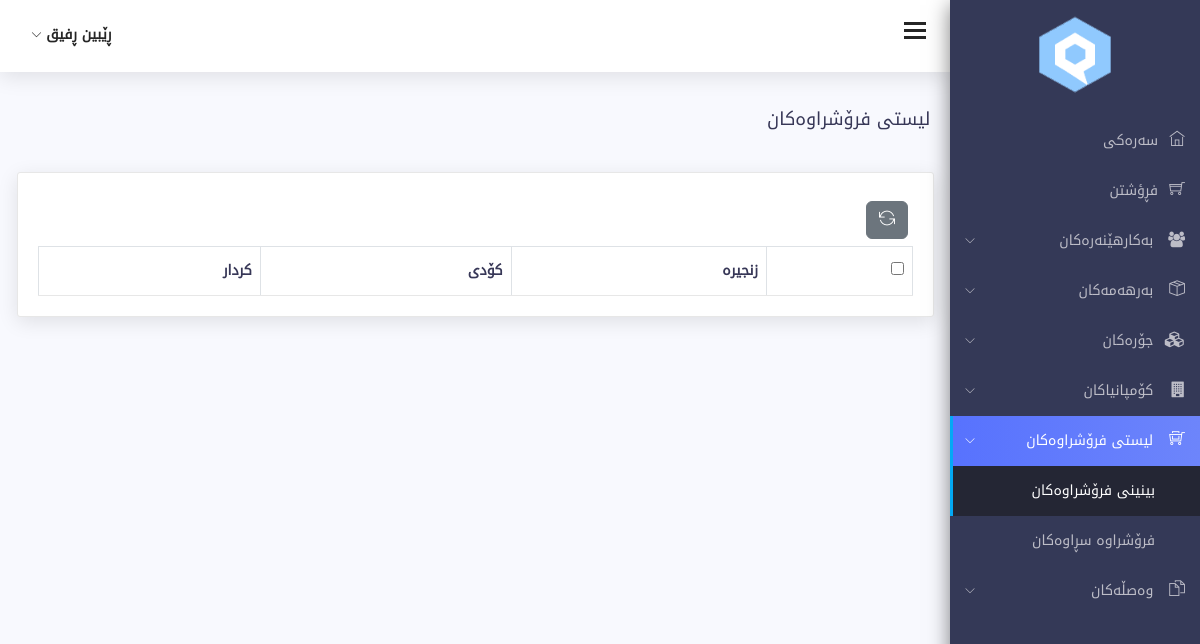
Before: /order_customer.php (signed in) with the older database file.
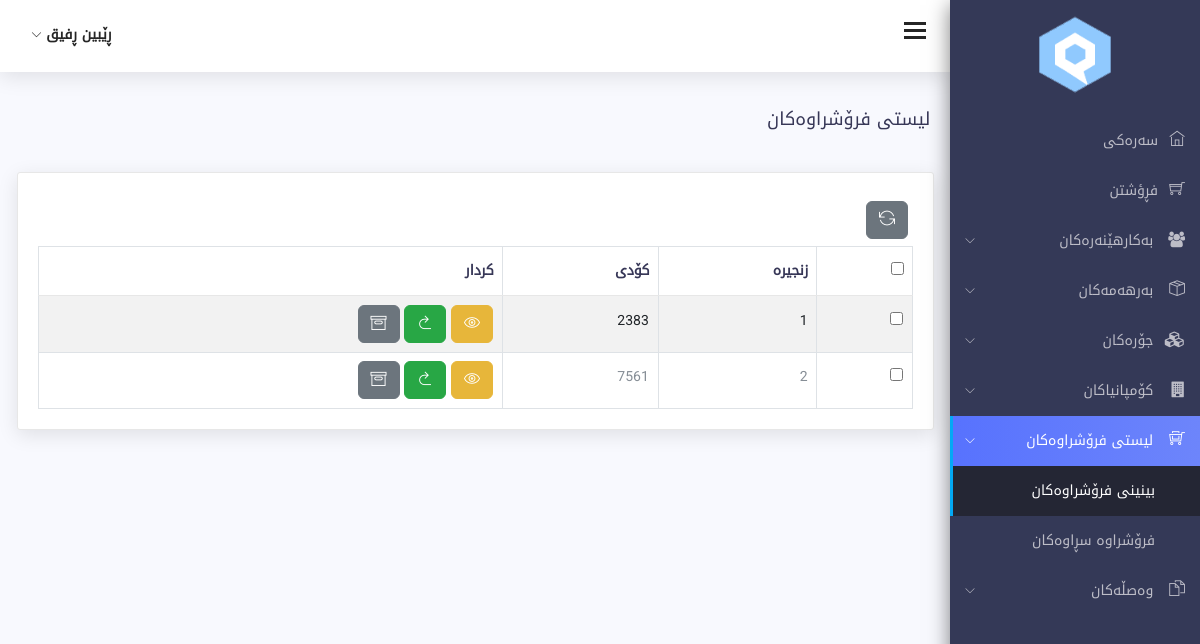
After: the same page with the newer database file.
### tables this page shows
CREATE TABLE `customer_order` (
  `id` int(11) NOT NULL,
  `code` int(255) NOT NULL,
  `recycle` tinyint(1) NOT NULL DEFAULT 0,
  `created_at` datetime NOT NULL,
  `updated_at` datetime NOT NULL
);

### class/database.php (called while the page is built, shortened)
<?php
class Database{
public $connection;
public function open_db_connection(){
    $this->connection=new mysqli(DB_HOST,DB_USER,DB_PASSWORD,DB_NAME);
}
public function query($sql){
    $result=$this->connection->query($sql);
    return $result;
}
}
$db = new Database();
?>

### class/db_object.php (called while the page is built, shortened)
<?php
class Db_Object{
public static function find_all(){
    return static::find_by_query("SELECT * FROM ".static::$db_table." ");
}
public static function find_by_query($sql){
    global $db;
    $result_set=$db->query($sql);
    $the_object_array=array();
    while($row=mysqli_fetch_array($result_set)){
        $the_object_array[]=static::instantation($row);
    }
    return $the_object_array;
}
public static function instantation($the_record){
    $the_object=new $calling_class;
    foreach($the_record as $the_attribute => $value){
        if($the_object->has_the_attribute($the_attribute)){
            $the_object->$the_attribute=$value;
        }
    }
    return $the_object;
}
private function has_the_attribute($the_attribute){
    $the_properties=get_object_vars($this);
    return array_key_exists($the_attribute,$the_properties);
}
}
?>

### order_customer.php (the view, shortened to what the changed rows need)
<?php include 'includes/header.php'; ?>
<div class="content-wrap">
        <div class="main">
            <div class="container-fluid">
                <div class="row">
                    <div class="col-lg-8 p-r-0 title-margin-right">
                        <div class="page-header">
                            <div class="page-title">
                                <h1>لیستی فرۆشراوەکان</h1>
                            </div>
                        </div>
                    </div>
                </div>
                <section id="main-content">
                    <div class="row">
                        <div class="col-lg-12">
                            <div class="card">
                                <div class="bootstrap-data-table-panel">
                                    <div class="table-responsive">
                                        <table class="table table-striped table-bordered" id="bootstrap-data-table">
                                            <thead>
                                                <tr>
                                                    <th>
                                                    <input type="checkbox" id="checkall">
                                                    </th>
                                                    <th>زنجیرە</th>
                                                    <th>کۆدی</th>
                                                    <th>کردار</th>
                                                </tr>
                                            </thead>
                                            <tbody>
                                                <?php
                                                $customers = CustOrder::find_all();
                                                $a=1;
                                                foreach($customers as $customer){
                                                    if($customer->recycle==0){
                                                ?>
                                                <tr id="tr_customer_<?php echo $customer->id; ?>">
                                                    <td>
                                                        <input type="checkbox"
                                                        id="sel"
                                                        class="checkitem"
                                                        name="sel[]"
                                                        value="<?php
                                                        echo $customer->id; ?>">
                                                    </td>
                                                    <td><?php echo $a++; ?></td>
                                                    <td><?php echo htmlentities($customer->code,ENT_QUOTES,'UTF-8'); ?></td>
                                                    <td>
                                                        <button type="button" onclick="seeCustomer(<?php echo $customer->code; ?>)" class="btn btn-warning" title="بینینین">
                                                            <span class="ti-eye"></span>
                                                        </button>
                                                        <button type="button" onclick="customerRestore(<?php echo $customer->id; ?>)" class="btn btn-success" title="گەڕاندنەوە">
                                                            <span class="ti-back-right"></span>
                                                        </button>
                                                        <button type="button"  class="btn btn-secondary " onclick="customerRecycle(<?php echo $customer->id; ?>)"
                                                        title="ناردنی بۆ بەشی سڕاوەکان">
                                                            <span class="ti-archive"></span>
                                                        </button>
                                                    </td>
                                                </tr>
                                                <?php }} ?>
                                            </tbody>
                                        </table>
                                    </div>
                                </div>
                            </div>
                        </div>
                    </div>
                </div>
                </div>
                </div>
<?php include('includes/footer.php'); ?>

Changed rows visible on the page:
added customer_order: code "2383"
added customer_order: code "7561"
